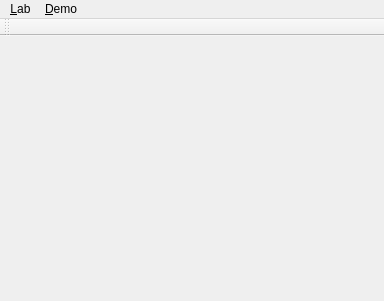
<?xml version="1.0" encoding="UTF-8"?>
<ui version="4.0">
 <class>MainWindow</class>
 <widget class="QMainWindow" name="MainWindow">
  <property name="geometry">
   <rect>
    <x>0</x>
    <y>0</y>
    <width>384</width>
    <height>301</height>
   </rect>
  </property>
  <property name="windowTitle">
   <string>MainWindow</string>
  </property>
  <property name="windowOpacity">
   <double>1.000000000000000</double>
  </property>
  <widget class="QWidget" name="centralWidget"/>
  <widget class="QMenuBar" name="menuBar">
   <property name="geometry">
    <rect>
     <x>0</x>
     <y>0</y>
     <width>384</width>
     <height>25</height>
    </rect>
   </property>
   <widget class="QMenu" name="menuLab">
    <property name="title">
     <string>&amp;Lab</string>
    </property>
    <addaction name="actionMovingCubes"/>
   </widget>
   <widget class="QMenu" name="menuDemo">
    <property name="title">
     <string>&amp;Demo</string>
    </property>
    <addaction name="actionDemo1"/>
    <addaction name="actionDemo2"/>
    <addaction name="actionDemo3"/>
   </widget>
   <addaction name="menuLab"/>
   <addaction name="menuDemo"/>
  </widget>
  <widget class="QToolBar" name="mainToolBar">
   <attribute name="toolBarArea">
    <enum>TopToolBarArea</enum>
   </attribute>
   <attribute name="toolBarBreak">
    <bool>false</bool>
   </attribute>
  </widget>
  <action name="actionDemo1">
   <property name="text">
    <string>Demo1</string>
   </property>
  </action>
  <action name="actionDemo2">
   <property name="text">
    <string>Demo2</string>
   </property>
  </action>
  <action name="actionDemo3">
   <property name="text">
    <string>Demo3</string>
   </property>
  </action>
  <action name="actionMovingCubes">
   <property name="text">
    <string>MovingCubes</string>
   </property>
  </action>
 </widget>
 <layoutdefault spacing="6" margin="11"/>
 <resources/>
 <connections/>
</ui>
